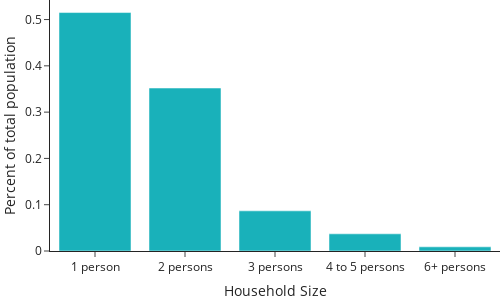

Source (notebook cell):
### Code cell
size_df = df[['LocalArea', 'Year','1 person',
 '2 persons',
 '3 persons',
 '4 to 5 persons',
 '6+ persons']]
size_df = size_df[(size_df.Year == year) & (size_df.LocalArea == neighbourhood)]
size_df = size_df.melt(id_vars=['LocalArea', 'Year'], var_name='Household Size', value_name='Percent of total population')
size_fig = px.bar(size_df, 
             x="Household Size", 
             y='Percent of total population', 
             hover_data=['Percent of total population'],
             width=500, 
             height=300,
             template='simple_white',
             color_discrete_sequence = ['#19B1BA'])
size_fig.update_layout(margin={"r":0,"t":0,"l":0,"b":0})

### Figure 1 — Plotly figure (JSON) as saved in the notebook; plotly's stock layout.template omitted (floating-point values rounded to 4 significant figures)
{"data": [{"alignmentgroup": "True", "customdata": [[0.5151], [0.3521], [0.08673], [0.03709], [0.008987]], "hoverlabel": {"namelength": 0}, "hovertemplate": "Household Size=%{x}<br>Percent of total population=%{customdata[0]}", "legendgroup": "", "marker": {"color": "#19B1BA"}, "name": "", "offsetgroup": "", "orientation": "v", "showlegend": false, "textposition": "auto", "type": "bar", "x": ["1 person", "2 persons", "3 persons", "4 to 5 persons", "6+ persons"], "xaxis": "x", "y": [0.5151, 0.3521, 0.08673, 0.03709, 0.008987], "yaxis": "y"}], "layout": {"barmode": "relative", "height": 300, "legend": {"tracegroupgap": 0}, "margin": {"b": 0, "l": 0, "r": 0, "t": 0}, "width": 500, "xaxis": {"anchor": "y", "autorange": true, "domain": [0, 1], "range": [-0.5, 4.5], "title": {"text": "Household Size"}, "type": "category"}, "yaxis": {"anchor": "x", "autorange": true, "domain": [0, 1], "range": [0, 0.5422], "title": {"text": "Percent of total population"}, "type": "linear"}}}
